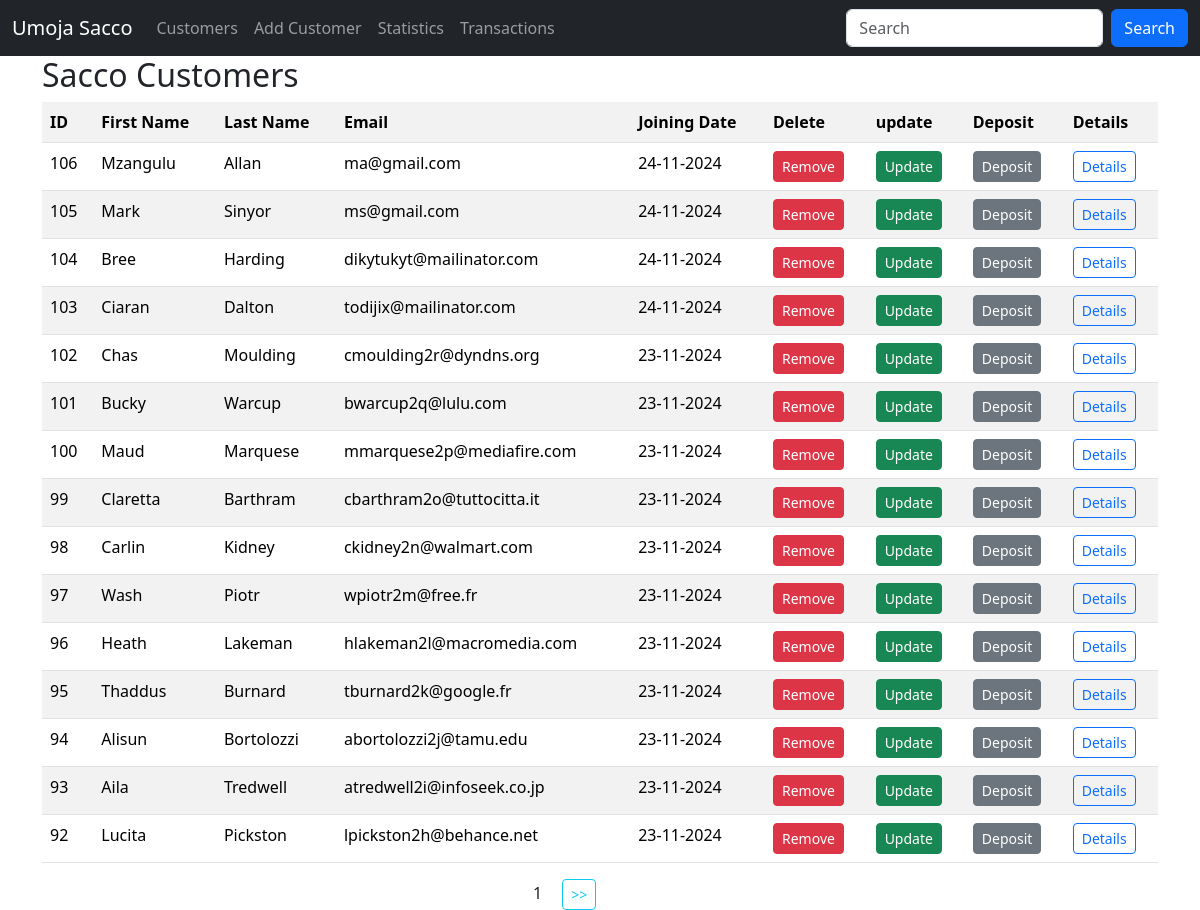
/, run on an earlier commit of the app's database.
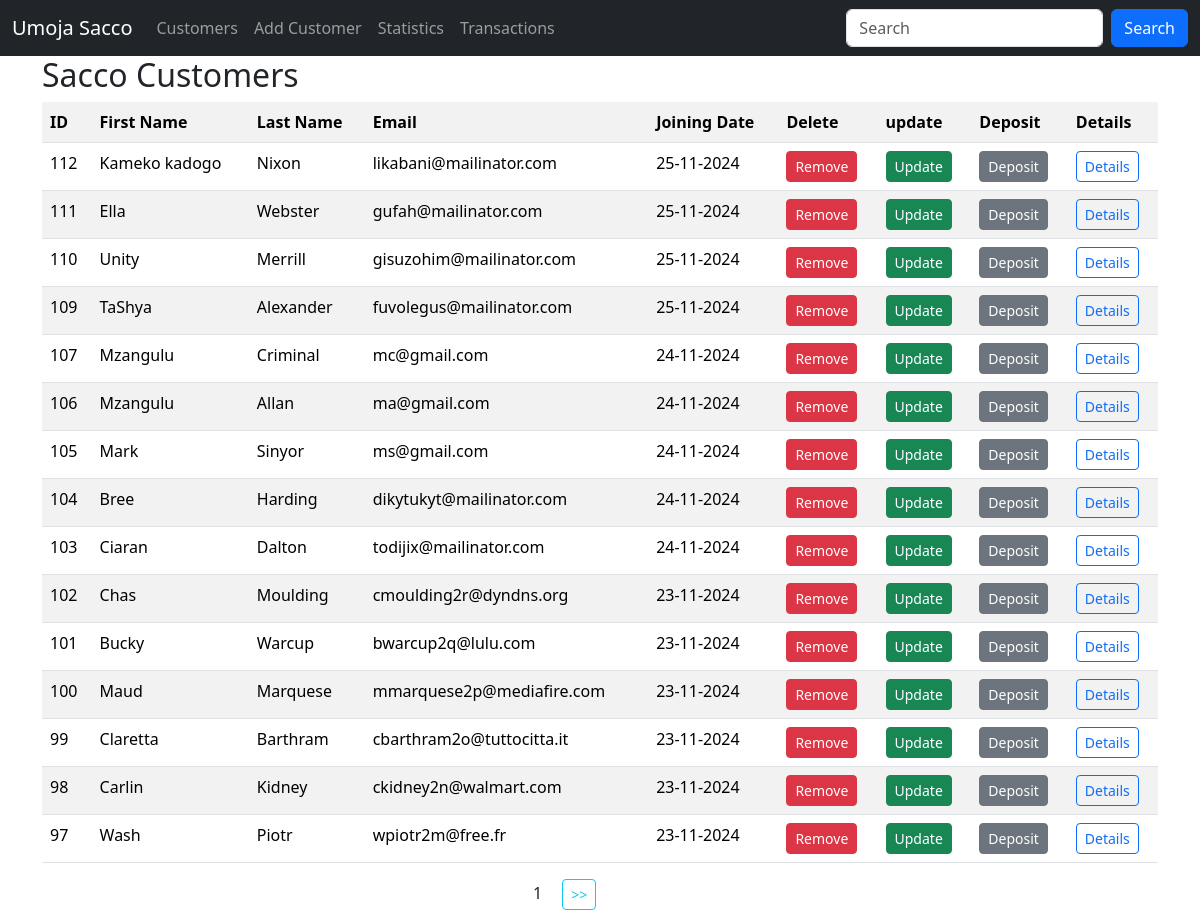
And on a later commit of the database.
### sacco/models.py (models this page shows, shortened)
class Customer(models.Model):
    first_name = models.CharField(max_length=60)
    last_name = models.CharField(max_length=60)
    email = models.EmailField(unique=True)
    dob = models.DateField()
    gender = models.CharField(max_length=11)
    weight = models.IntegerField(default=0)
    created_at = models.DateTimeField(auto_now_add=True)
    updated_at = models.DateField(auto_now=True)
    class Meta:
        db_table = 'customers'

### sacco/views.py (the view)
# urls.py: path('', views.customers, name='customers'),
def customers(request):
    data = Customer.objects.all().order_by('-id').values() #ORM -- object relational matter select * from customers
    paginator = Paginator(data, 15)
    page_number = request.GET.get('page', 1)
    try:
        paginated_data = paginator.page(page_number)
    except PageNotAnInteger | EmptyPage:
        paginated_data = paginator.page(1)
    return render(request, 'customers.html', {"data": paginated_data})

### templates/customers.html (shortened to what this page needs)
{% extends 'layout.html' %}
{% block content %}
    <div class="container">
        <h2>Sacco Customers </h2>
        <table class="table table-striped">
            <tr>
                <th>ID</th>
                <th>First Name</th>
                <th>Last Name</th>
                <th>Email</th>
                <th>Joining Date</th>
                <th>Delete</th>
                <th>update</th>
                <th>Deposit</th>
                <th>Details</th>
            </tr>
            {% for customer in data.object_list %}
                <tr>
                    <td>{{ customer.id }}</td>
                    <td>{{ customer.first_name }}</td>
                    <td>{{ customer.last_name }}</td>
                    <td>{{ customer.email }}</td>
                    <td>{{ customer.created_at | date:"d-m-Y" }}</td>
                    <td>
                        <a class="btn btn-danger btn-sm" href="{% url 'delete_customer' customer.id %}">Remove</a>
                    </td>
                    <td>
                        <a class="btn btn-success btn-sm" href="{% url 'update_customer' customer.id %}">Update</a>
                    </td>
                    <td>
                        <a class="btn btn-secondary btn-sm" href="{% url 'deposit' customer.id %}">Deposit </a>
                    </td>
                    <td>
                    <a class="btn btn-outline-primary btn-sm" href="{% url 'customer_details' customer.id %}">Details</a>
                    </td>
                </tr>
            {% empty %}
                <p>No customers in the sacco</p>
            {% endfor %}
        </table>
        <div class="row justify-content-center">
            <div class="col-sm-2">
                <span class="mx-3" >{{data.number}}</span>
                {% if data.has_next %}
                    <a class="btn btn-outline-info btn-sm" href="?page={{ data.next_page_number }}"> >> </a>
                {% endif %}
            </div>
        </div>
    </div>
{% endblock content %}

What changed in the data, as far as the page shows it:
no longer on this page (row unchanged): Customer: id "96", first_name "Heath", last_name "Lakeman", email "hlakeman2l@macromedia.com", created_at "23-11-2024"
no longer on this page (row unchanged): Customer: id "95", first_name "Thaddus", last_name "Burnard", email "tburnard2k@google.fr", created_at "23-11-2024"
no longer on this page (row unchanged): Customer: id "94", first_name "Alisun", last_name "Bortolozzi", email "abortolozzi2j@tamu.edu", created_at "23-11-2024"
no longer on this page (row unchanged): Customer: id "93", first_name "Aila", last_name "Tredwell", email "atredwell2i@infoseek.co.jp", created_at "23-11-2024"
no longer on this page (row unchanged): Customer: id "92", first_name "Lucita", last_name "Pickston", email "lpickston2h@behance.net", created_at "23-11-2024"
added Customer: id "112", first_name "Kameko kadogo", last_name "Nixon", email "likabani@mailinator.com", created_at "25-11-2024"
added Customer: id "111", first_name "Ella", last_name "Webster", email "gufah@mailinator.com", created_at "25-11-2024"
added Customer: id "110", first_name "Unity", last_name "Merrill", email "gisuzohim@mailinator.com", created_at "25-11-2024"
added Customer: id "109", first_name "TaShya", last_name "Alexander", email "fuvolegus@mailinator.com", created_at "25-11-2024"
added Customer: id "107", first_name "Mzangulu", last_name "Criminal", email "mc@gmail.com", created_at "24-11-2024"
